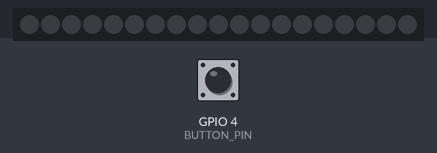
Recording of a sketch running on a simulated ESP32. On the bench: 19 RGB LEDs in strip order, left to right. Inputs (shaded band) come from the test bench; at power-on: GPIO 4 (BUTTON_PIN) HIGH.

Above: at 1.2 s.
1.3 s: GPIO 4 (BUTTON_PIN) pulled LOW for 0.15 s
At 2.5 s:
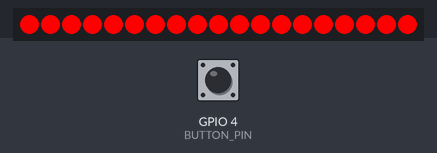
2.9 s: GPIO 4 (BUTTON_PIN) pulled LOW for 1 s
At 3.8 s:
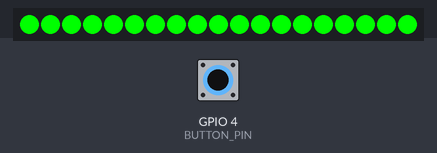
5.4 s: GPIO 4 (BUTTON_PIN) pulled LOW for 0.15 s
At 6.6 s:
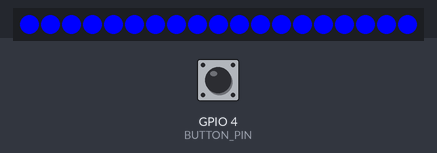
7.0 s: GPIO 4 (BUTTON_PIN) pulled LOW for 3.2 s
At 8.0 s:
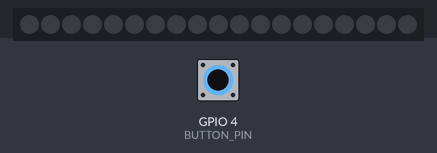
Timing chart, 0 to 10.0 s (numbered marks = the images above; inputs shaded):
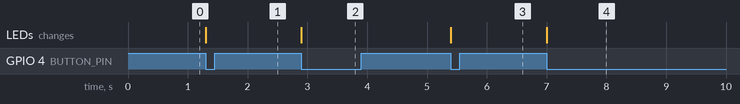

The sketch:

sketch.ino
```cpp
#include <Adafruit_NeoPixel.h>

#define LED_PIN    5       // Pin connected to the Neopixel LED strip
#define NUM_LEDS   19      // Number of LEDs in the strip

#define BUTTON_PIN 4       // Pin connected to the tactile button, replace "X" with the GPIO pin number

Adafruit_NeoPixel strip(NUM_LEDS, LED_PIN, NEO_GRB + NEO_KHZ800);

int buttonState = HIGH;    // Current state of the button
int lastButtonState = HIGH; // Previous state of the button
int buttonCounter = 0;     // Number of button presses

void setup() {
  strip.begin();
  strip.show();             // Initialize all LEDs to off
  pinMode(BUTTON_PIN, INPUT_PULLUP);
}

void loop() {
  buttonState = digitalRead(BUTTON_PIN);

  // Check if the button state has changed
  if (buttonState != lastButtonState) {
    // If the button is pressed, increment the counter
    if (buttonState == LOW) {
      buttonCounter++;
      if (buttonCounter > 4) {
        buttonCounter = 0;   // Reset counter if it exceeds 3
      }
      updateLEDColor();
    }
    delay(50);               // Debounce delay to avoid multiple readings for one press
  }

  lastButtonState = buttonState;
}

void updateLEDColor() {
  // Turn off all LEDs
  // for (int i = 0; i < NUM_LEDS; i++) {
  //   strip.setPixelColor(i, strip.Color(0, 0, 0));
  // }

  switch (buttonCounter) {
    case 1:
      // Red color
      strip.fill(strip.Color(255, 0, 0));
      strip.show();
      break;
    case 2:
      // Green color
      strip.fill(strip.Color(0, 255, 0));
      strip.show();
      break;
    case 3:
      // Blue color
      strip.fill(strip.Color(0, 0, 255));
      strip.show();
      break;
    case 4:
      // Reset
      strip.fill(strip.Color(0, 0, 0));
      strip.show();
      buttonCounter = 0;
      break;
    default:
      break;
  }
}
```

Measured:
- after the input at 1.3 s, the LEDs: change at once (image 1)
- after the input at 2.9 s, the LEDs: change at once (image 2)
- after the input at 5.4 s, the LEDs: change at once (image 3)
- after the input at 7.0 s, the LEDs: change at once (image 4)
